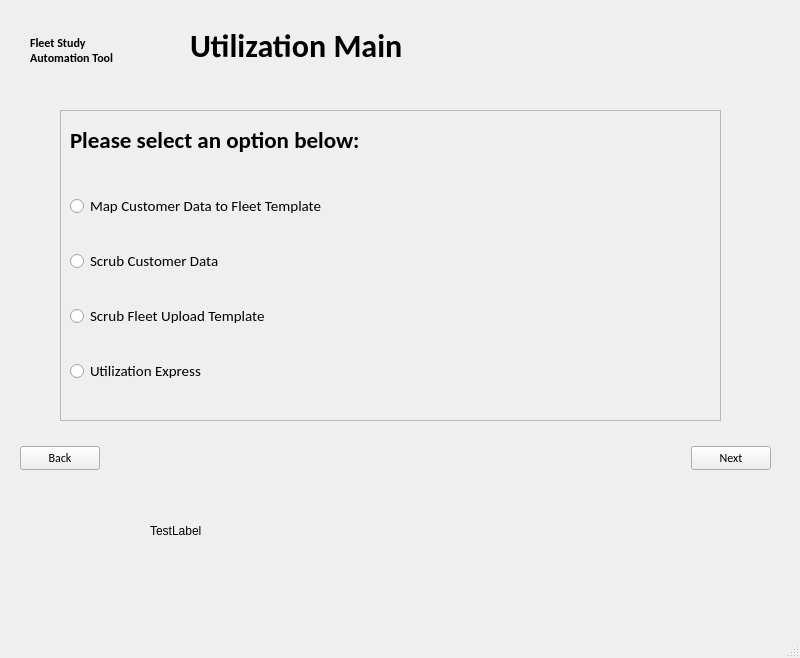
<?xml version="1.0" encoding="UTF-8"?>
<ui version="4.0">
 <class>UtilizationSelectionMainWindow</class>
 <widget class="QMainWindow" name="UtilizationSelectionMainWindow">
  <property name="geometry">
   <rect>
    <x>0</x>
    <y>0</y>
    <width>800</width>
    <height>658</height>
   </rect>
  </property>
  <property name="windowTitle">
   <string>MainWindow</string>
  </property>
  <widget class="QWidget" name="centralwidget">
   <widget class="QFrame" name="frame">
    <property name="geometry">
     <rect>
      <x>60</x>
      <y>110</y>
      <width>661</width>
      <height>311</height>
     </rect>
    </property>
    <property name="frameShape">
     <enum>QFrame::StyledPanel</enum>
    </property>
    <property name="frameShadow">
     <enum>QFrame::Raised</enum>
    </property>
    <widget class="QLabel" name="label_2">
     <property name="geometry">
      <rect>
       <x>10</x>
       <y>0</y>
       <width>471</width>
       <height>61</height>
      </rect>
     </property>
     <property name="font">
      <font>
       <family>Calibri</family>
       <pointsize>17</pointsize>
       <weight>75</weight>
       <bold>true</bold>
      </font>
     </property>
     <property name="text">
      <string>Please select an option below:</string>
     </property>
    </widget>
    <widget class="QWidget" name="layoutWidget">
     <property name="geometry">
      <rect>
       <x>10</x>
       <y>60</y>
       <width>621</width>
       <height>241</height>
      </rect>
     </property>
     <layout class="QVBoxLayout" name="verticalLayout">
      <item>
       <widget class="QRadioButton" name="mapRadioButton">
        <property name="font">
         <font>
          <family>Calibri</family>
          <pointsize>11</pointsize>
         </font>
        </property>
        <property name="text">
         <string>Map Customer Data to Fleet Template</string>
        </property>
       </widget>
      </item>
      <item>
       <widget class="QRadioButton" name="scrubRadioButton_1">
        <property name="font">
         <font>
          <family>Calibri</family>
          <pointsize>11</pointsize>
         </font>
        </property>
        <property name="text">
         <string>Scrub Customer Data</string>
        </property>
       </widget>
      </item>
      <item>
       <widget class="QRadioButton" name="scrubRadioButton_2">
        <property name="font">
         <font>
          <family>Calibri</family>
          <pointsize>11</pointsize>
         </font>
        </property>
        <property name="text">
         <string>Scrub Fleet Upload Template</string>
        </property>
       </widget>
      </item>
      <item>
       <widget class="QRadioButton" name="radioButton_4">
        <property name="font">
         <font>
          <family>Calibri</family>
          <pointsize>11</pointsize>
         </font>
        </property>
        <property name="text">
         <string>Utilization Express</string>
        </property>
       </widget>
      </item>
     </layout>
    </widget>
   </widget>
   <widget class="QLabel" name="label">
    <property name="geometry">
     <rect>
      <x>190</x>
      <y>20</y>
      <width>381</width>
      <height>51</height>
     </rect>
    </property>
    <property name="font">
     <font>
      <family>Calibri</family>
      <pointsize>24</pointsize>
      <weight>75</weight>
      <bold>true</bold>
     </font>
    </property>
    <property name="text">
     <string>Utilization Main</string>
    </property>
   </widget>
   <widget class="QLabel" name="label_3">
    <property name="geometry">
     <rect>
      <x>150</x>
      <y>510</y>
      <width>461</width>
      <height>41</height>
     </rect>
    </property>
    <property name="text">
     <string>TestLabel</string>
    </property>
   </widget>
   <widget class="QLabel" name="label_4">
    <property name="geometry">
     <rect>
      <x>30</x>
      <y>20</y>
      <width>91</width>
      <height>61</height>
     </rect>
    </property>
    <property name="font">
     <font>
      <family>Calibri</family>
      <weight>75</weight>
      <bold>true</bold>
     </font>
    </property>
    <property name="text">
     <string>Fleet Study Automation Tool</string>
    </property>
    <property name="wordWrap">
     <bool>true</bool>
    </property>
   </widget>
   <widget class="QWidget" name="layoutWidget">
    <property name="geometry">
     <rect>
      <x>20</x>
      <y>440</y>
      <width>751</width>
      <height>36</height>
     </rect>
    </property>
    <layout class="QHBoxLayout" name="horizontalLayout">
     <item>
      <widget class="QPushButton" name="backButton">
       <property name="font">
        <font>
         <family>Calibri</family>
        </font>
       </property>
       <property name="text">
        <string>Back</string>
       </property>
      </widget>
     </item>
     <item>
      <spacer name="horizontalSpacer">
       <property name="orientation">
        <enum>Qt::Horizontal</enum>
       </property>
       <property name="sizeHint" stdset="0">
        <size>
         <width>388</width>
         <height>20</height>
        </size>
       </property>
      </spacer>
     </item>
     <item>
      <widget class="QPushButton" name="nextButton">
       <property name="font">
        <font>
         <family>Calibri</family>
        </font>
       </property>
       <property name="text">
        <string>Next</string>
       </property>
      </widget>
     </item>
    </layout>
   </widget>
  </widget>
  <widget class="QMenuBar" name="menubar">
   <property name="geometry">
    <rect>
     <x>0</x>
     <y>0</y>
     <width>800</width>
     <height>26</height>
    </rect>
   </property>
  </widget>
  <widget class="QStatusBar" name="statusbar"/>
 </widget>
 <resources/>
 <connections>
  <connection>
   <sender>nextButton</sender>
   <signal>clicked()</signal>
   <receiver>UtilizationSelectionMainWindow</receiver>
   <slot>nextSlot()</slot>
   <hints>
    <hint type="sourcelabel">
     <x>732</x>
     <y>488</y>
    </hint>
    <hint type="destinationlabel">
     <x>723</x>
     <y>595</y>
    </hint>
   </hints>
  </connection>
  <connection>
   <sender>backButton</sender>
   <signal>clicked()</signal>
   <receiver>UtilizationSelectionMainWindow</receiver>
   <slot>backSlot()</slot>
   <hints>
    <hint type="sourcelabel">
     <x>101</x>
     <y>492</y>
    </hint>
    <hint type="destinationlabel">
     <x>59</x>
     <y>582</y>
    </hint>
   </hints>
  </connection>
  <connection>
   <sender>mapRadioButton</sender>
   <signal>toggled(bool)</signal>
   <receiver>UtilizationSelectionMainWindow</receiver>
   <slot>onRadioSlot()</slot>
   <hints>
    <hint type="sourcelabel">
     <x>447</x>
     <y>238</y>
    </hint>
    <hint type="destinationlabel">
     <x>557</x>
     <y>527</y>
    </hint>
   </hints>
  </connection>
  <connection>
   <sender>scrubRadioButton_1</sender>
   <signal>toggled(bool)</signal>
   <receiver>UtilizationSelectionMainWindow</receiver>
   <slot>onRadioSlot()</slot>
   <hints>
    <hint type="sourcelabel">
     <x>310</x>
     <y>286</y>
    </hint>
    <hint type="destinationlabel">
     <x>593</x>
     <y>587</y>
    </hint>
   </hints>
  </connection>
  <connection>
   <sender>scrubRadioButton_2</sender>
   <signal>toggled(bool)</signal>
   <receiver>UtilizationSelectionMainWindow</receiver>
   <slot>onRadioSlot()</slot>
   <hints>
    <hint type="sourcelabel">
     <x>245</x>
     <y>342</y>
    </hint>
    <hint type="destinationlabel">
     <x>147</x>
     <y>553</y>
    </hint>
   </hints>
  </connection>
  <connection>
   <sender>radioButton_4</sender>
   <signal>toggled(bool)</signal>
   <receiver>UtilizationSelectionMainWindow</receiver>
   <slot>onRadioSlot()</slot>
   <hints>
    <hint type="sourcelabel">
     <x>301</x>
     <y>392</y>
    </hint>
    <hint type="destinationlabel">
     <x>273</x>
     <y>521</y>
    </hint>
   </hints>
  </connection>
 </connections>
 <slots>
  <slot>nextSlot()</slot>
  <slot>backSlot()</slot>
  <slot>onRadioSlot()</slot>
 </slots>
</ui>
